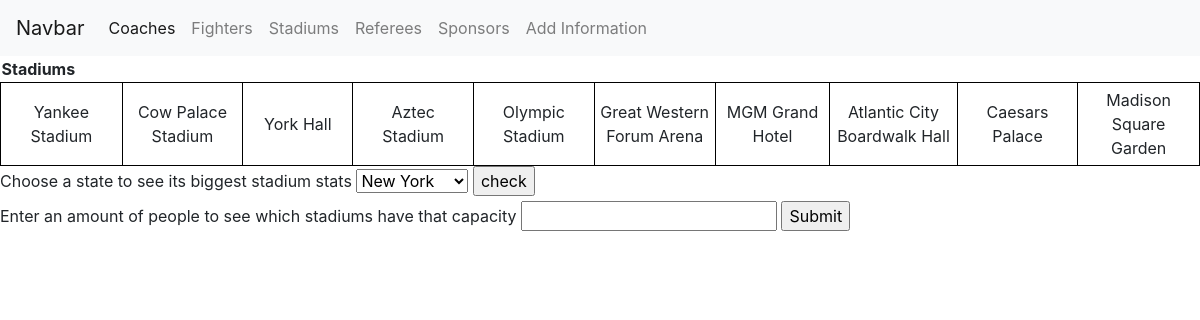
/stadium, run on the app's committed database.
### tables this page shows
CREATE TABLE Stadium(
  "st_name" TEXT,
  "st_size" TEXT,
  "st_maxpeople" TEXT,
  "st_refName" TEXT,
  "st_cityKey" TEXT
);

### app.py (the view)
@app.route("/stadium")
def stadium():
    c = sqlite3.connect(r"boxing.sqlite")
    mycursor = c.cursor()
    mycursor.execute("SELECT * FROM Stadium")
    data = mycursor.fetchall()
    mycursor.execute("SELECT DISTINCT r_state FROM Regions")
    data1 = mycursor.fetchall()
    return render_template("stadium.html", data = data, data1 = data1)

### templates/stadium.html (shortened to what this page needs)
<!DOCTYPE html>
<html>
<head>
</head>
<body>
    {% include 'navbar.html' %}
       <table>
         <thead>
           <tr>
               <th>Stadiums</th>
           </tr>
           </thead>
           <tbody>
            {% for row in data %}
                <td>{{row[0]}}</td>
               {% endfor %}
           </tbody>
       </table>
    <form class="grid" action="/largestStadium" method="post">
        <div class = "d-inline">
        <label for = "query1">Choose a state to see its biggest stadium stats</label>
        <select name="state1" id="stadium">
            {% for row in data1 %}
            <option value='{{row[0]}}'>{{row[0]}}</option>
            {% endfor %}
        </select>
        <input type="Submit" class = "file_submit" value="check">
    </div>
    </form>
    <form class="grid" action="/maxPeople" method="post">
        <div class = "d-inline">
        <label for = "query1">Enter an amount of people to see which stadiums have that capacity</label>
        <input type="text" name="name">
        <input type="Submit" class= "file_submit">
    </div>
    </form>
</body>
</html>

### templates/stadium.html (style rules this page uses)
td { width: 150px; text-align: center; border: 1px solid black; padding: 5px; }

### data on the page
Stadium: st_name "Yankee Stadium"
Stadium: st_name "Cow Palace Stadium"
Stadium: st_name "York Hall"
Stadium: st_name "Aztec Stadium"
Stadium: st_name "Olympic Stadium"
Stadium: st_name "Great Western Forum Arena"
Stadium: st_name "MGM Grand Hotel"
Stadium: st_name "Atlantic City Boardwalk Hall"
Stadium: st_name "Caesars Palace"
Stadium: st_name "Madison Square Garden"

### other printed values
form field state1 "New York"
